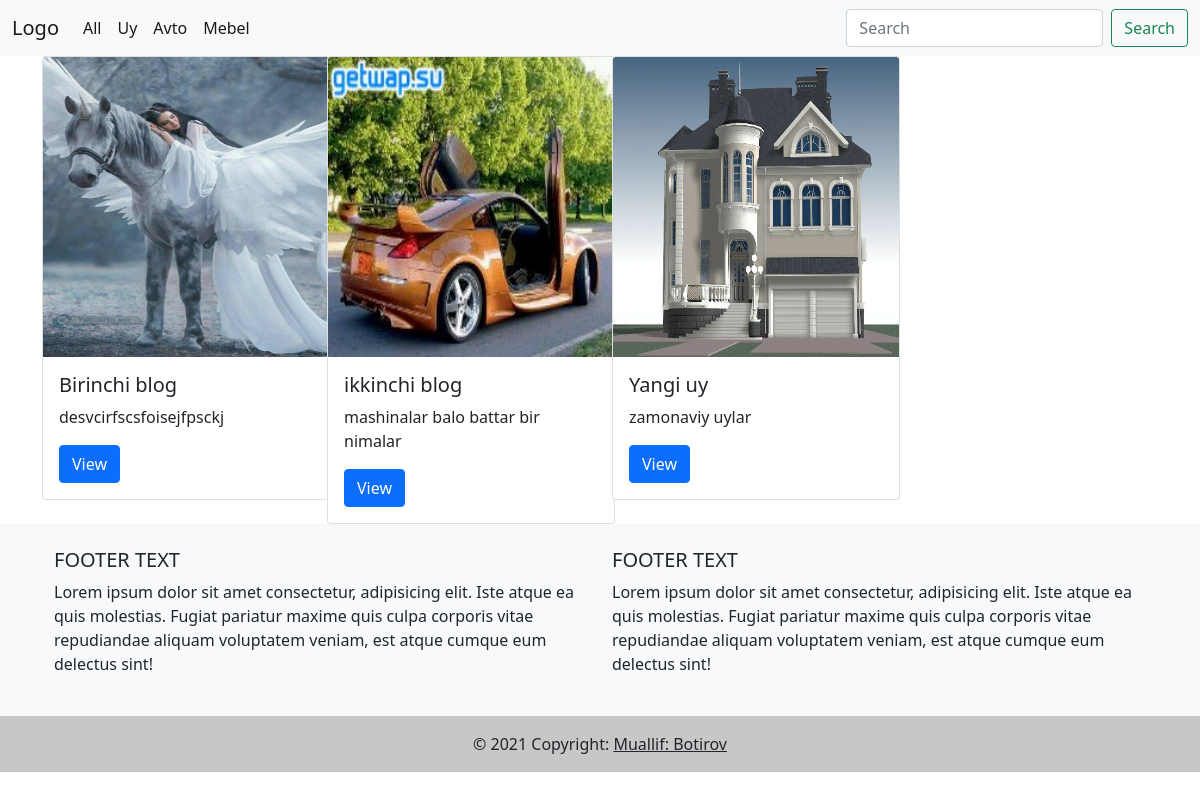
The page / on the database its author committed.
### main/models.py (models this page shows, shortened)
class Catigory(models.Model):
    name=models.CharField(max_length=100)
    class Meta:
        verbose_name = "Catigory"
        verbose_name_plural = "Catigorys"

class Blog(models.Model):
    title         = models.CharField(max_length=250)
    post_image    = models.ImageField(upload_to='blog_rasm')
    description   = models.TextField(max_length=250)
    categories    = models.ForeignKey(Catigory, on_delete=models.CASCADE,null=True)
    class Meta:
        verbose_name = ("Blog")
        verbose_name_plural = ("Blogs")

### main/views.py (the view)
# urls.py: path('',views.index,name='index'),
def index(request):
    blog=Blog.objects.all()
    categories=Catigory.objects.all()
    return render(request,'index.html',{'Blog':blog,'categories':categories})

### templates/index.html (shortened to what this page needs)
{% extends 'base.html' %}
{% block content %}
	<div class="container">
		<div class="row">
			{%for i in Blog%}
			<div class="col-md-3">
				<div class="card" style="width: 18rem;">
					<img src="{{i.post_image.url}}" height="300px" width="220px" class="card-img-top" alt="...">
					<div class="card-body">
						<h5 class="card-title">{{i.title}}</h5>
						<p class="card-text">{{i.description}}</p>
						<a href="{% url 'detail' i.id %}" class="btn btn-primary">View</a>
					</div>
				</div>
			</div>
			{%endfor%}
		</div>
	</div>
{% endblock content %}

### templates/base.html (shortened to what this page needs)
<!DOCTYPE html>
<html lang="en">
	<head>
		<link
			href="https://cdn.jsdelivr.net/npm/bootstrap@5.0.1/dist/css/bootstrap.min.css"
			rel="stylesheet"
>
	</head>
	<body>
		<nav class="navbar navbar-expand-lg navbar-light bg-light">
			<div class="container-fluid">
				<a class="navbar-brand" href="{% url 'index' %}">Logo</a>
				<div class="collapse navbar-collapse" id="navbarSupportedContent">
					<ul class="navbar-nav me-auto mb-2 mb-lg-0">
						<li class="nav-item">
							<a class="nav-link active" aria-current="page" href="{% url 'index' %}">All</a>
						</li>
						{% for i in categories  %}
						<li class="nav-item">
							<a class="nav-link active" aria-current="page" href="{% url 'category' i.id %}">{{i.name}}</a>
						</li>
						{% endfor %}
					</ul>
					<form class="d-flex" method="GET" action="{% url 'search_view' %}">
						<input class="form-control me-2" name="query" type="search" placeholder="Search"
							aria-label="Search">
						<button class="btn btn-outline-success" type="submit">Search</button>
					</form>
				</div>
			</div>
		</nav>
        {%block content%}
        {%endblock%}
        <footer class="bg-light text-center text-lg-start">
            <div class="container p-4">
              <div class="row">
                <div class="col-lg-6 col-md-12 mb-4 mb-md-0">
                  <h5 class="text-uppercase">Footer text</h5>
                  <p>
                    Lorem ipsum dolor sit amet consectetur, adipisicing elit. Iste atque ea quis
                    molestias. Fugiat pariatur maxime quis culpa corporis vitae repudiandae
                    aliquam voluptatem veniam, est atque cumque eum delectus sint!
                  </p>
                </div>
                <div class="col-lg-6 col-md-12 mb-4 mb-md-0">
                  <h5 class="text-uppercase">Footer text</h5>
                  <p>
                    Lorem ipsum dolor sit amet consectetur, adipisicing elit. Iste atque ea quis
                    molestias. Fugiat pariatur maxime quis culpa corporis vitae repudiandae
                    aliquam voluptatem veniam, est atque cumque eum delectus sint!
                  </p>
                </div>
              </div>
            </div>
            <div class="text-center p-3" style="background-color: rgba(0, 0, 0, 0.2);">
              © 2021 Copyright:
              <a class="text-dark" href="https://t.me/INTILLEGENT">Muallif: Botirov</a>
            </div>
          </footer>
    </body>
</html>

### rows shown on the page
Catigory: name "Uy"
Catigory: name "Avto"
Catigory: name "Mebel"
Blog: post_image (picture), title "Birinchi blog", description "desvcirfscsfoisejfpsckj"
Blog: post_image (picture), title "ikkinchi blog", description "mashinalar balo battar bir nimalar"
Blog: post_image (picture), title "Yangi uy", description "zamonaviy uylar"
